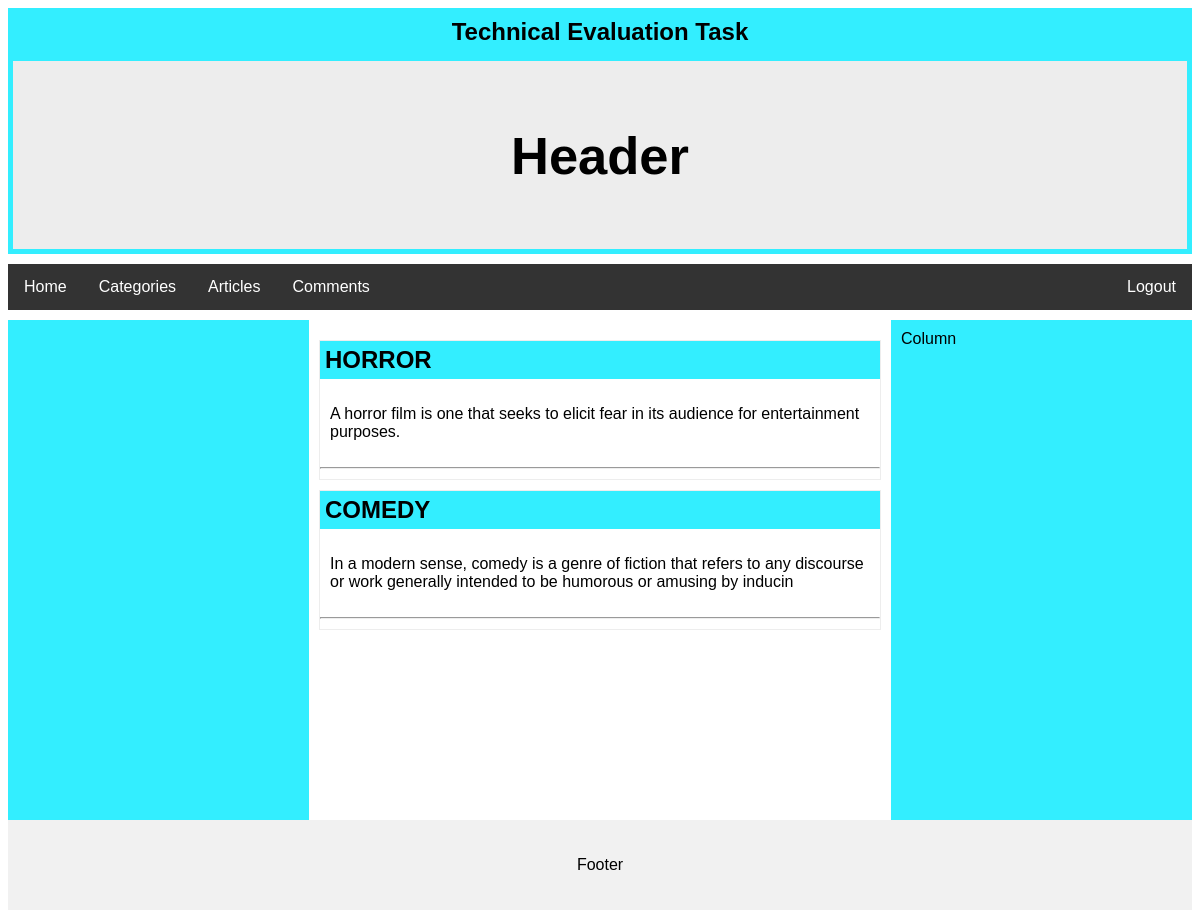
/categories.php, run on the app's committed database.
### tables this page shows
CREATE TABLE `category` (
  `id` int(11) NOT NULL,
  `name` varchar(40) NOT NULL,
  `desc` varchar(140) NOT NULL,
  `status` enum('A','I') NOT NULL,
  `created` datetime NOT NULL,
  `updated` datetime NOT NULL
);

### lib/dbOperations.php (called while the page is built, shortened)
<?php
    require_once('./config/db1.php');
    function fetchRecordAll($entity,$start=0,$end=10){
        global $con;
        $tableName = mysqli_real_escape_string($con,$entity);
        $sql = "SELECT * FROM $tableName WHERE status = 'A'" ;
        $res = mysqli_query($con,$sql);
        $data = array();
        if(mysqli_num_rows($res)>0){
            while ($row = mysqli_fetch_array($res)) {
                array_push($data,$row);
            }
            return $data;
        } else {
            return array();
        }
    }
?>

### categories.php (the view, shortened to what this page needs)
<?php require_once('includes/header.php');?>
<?php require_once('lib/dbOperations.php');?>
<?php require_once('includes/navigation.php');?>
<div class="row">
  <div class="column side">
  </div>
  <div class="column middle">
    <?php $data = fetchRecordAll('category'); ?>
    <?php foreach($data as $category){?>
    <div class="box">
      <h2><?php echo $category['name'];?></h2>
      <p><?php echo $category['desc'];?></p>
      <hr />
    </div>
    <?php } ?>
  </div>
  <div class="column side">Column</div>
</div>
<?php require_once('includes/footer.php');?>

### includes/header.php (shortened to what this page needs)
<!DOCTYPE html>
<html lang="en">
<head>
<link rel="stylesheet" href="./assets/css/style.css" type="text/css" />
</head>
<body>
<h2 id="top">Technical Evaluation Task</h2>
<div class="header">
  <h2>Header</h2>
</div>

### includes/navigation.php
<ul>
  <li><a class="active" href="#home">Home</a></li>
  <li><a href="categories.php">Categories</a></li>
  <li><a href="articles.php">Articles</a></li>
  <li><a href="comments.php">Comments</a></li>
  <li style="float:right;"><a href="logout.php">Logout</a></li>
</ul>

### includes/footer.php
<div class="footer">
  <p>Footer</p>
</div>
</body>
</html>

### assets/css/style.css (style rules this page uses)
* { box-sizing: border-box; }
body { font-family: Arial, Helvetica, sans-serif; }
#top { margin:0px; text-align: center; background-color: #3ef; padding:10px 0; }
.header { background-color: #ededed; border:solid 5px #3ef; padding: 20px; text-align: center; font-size: 35px; }
ul { list-style-type: none; margin: 10px 0; padding: 0; overflow: hidden; background-color: #333; }
li { float: left; }
li a { display: block; color: white; text-align: center; padding: 14px 16px; text-decoration: none; }
.row { display: -webkit-flex; display: flex; }
.column { padding: 10px; height: 500px; }
.column.side { -webkit-flex: 1; -ms-flex: 1; flex: 1; background-color: #3ef;; }
.column.middle { -webkit-flex: 2; -ms-flex: 2; flex: 2; }
.footer { background-color: #f1f1f1; padding: 20px; text-align: center; }
.box { border:solid 1px #ededed; padding:0px; margin-bottom: 10px; }
.box h2 { padding:5px; margin:0px; text-align: left; text-transform: uppercase; background-color: #3ef; }
.box p { padding:10px; }

### data on the page
category: name "HORROR", desc "A horror film is one that seeks to elicit fear in its audience for entertainment purposes."
category: name "COMEDY", desc "In a modern sense, comedy is a genre of fiction that refers to any discourse or work generally intended to be humorous or amusing by inducin"
